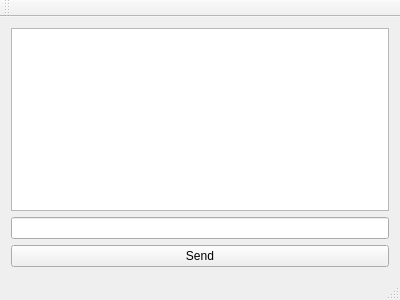
<?xml version="1.0" encoding="UTF-8"?>
<ui version="4.0">
 <class>MainWindow</class>
 <widget class="QMainWindow" name="MainWindow">
  <property name="geometry">
   <rect>
    <x>0</x>
    <y>0</y>
    <width>400</width>
    <height>300</height>
   </rect>
  </property>
  <property name="windowTitle">
   <string>LifeLinesMM2</string>
  </property>
  <property name="windowIcon">
   <iconset resource="rs.qrc">
    <normaloff>:/Life-lines-mm2.png</normaloff>:/Life-lines-mm2.png</iconset>
  </property>
  <widget class="QWidget" name="centralWidget">
   <layout class="QGridLayout" name="gridLayout">
    <item row="1" column="0">
     <widget class="QLineEdit" name="lineEdit"/>
    </item>
    <item row="0" column="0">
     <widget class="QPlainTextEdit" name="plainTextEdit"/>
    </item>
    <item row="2" column="0">
     <widget class="QPushButton" name="btSend">
      <property name="text">
       <string>Send</string>
      </property>
     </widget>
    </item>
   </layout>
  </widget>
  <widget class="QMenuBar" name="menuBar">
   <property name="geometry">
    <rect>
     <x>0</x>
     <y>0</y>
     <width>400</width>
     <height>22</height>
    </rect>
   </property>
  </widget>
  <widget class="QToolBar" name="mainToolBar">
   <attribute name="toolBarArea">
    <enum>TopToolBarArea</enum>
   </attribute>
   <attribute name="toolBarBreak">
    <bool>false</bool>
   </attribute>
  </widget>
  <widget class="QStatusBar" name="statusBar"/>
 </widget>
 <layoutdefault spacing="6" margin="11"/>
 <resources>
  <include location="rs.qrc"/>
 </resources>
 <connections/>
</ui>
